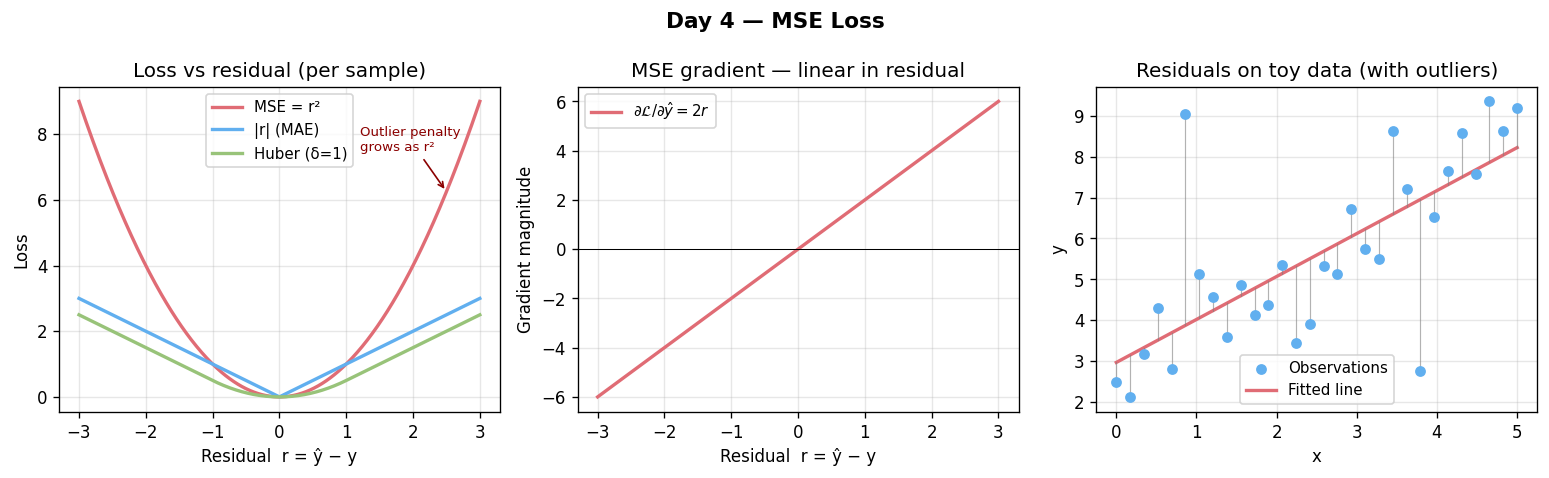

Here is the Python script that generated this plot:
import numpy as np
import matplotlib.pyplot as plt

np.random.seed(42)

residual = np.linspace(-3, 3, 400)
mse_loss = residual ** 2
mae_loss = np.abs(residual)
huber    = np.where(np.abs(residual) <= 1, 0.5 * residual**2, np.abs(residual) - 0.5)

# Simulated 1-D regression data
x_data = np.linspace(0, 5, 30)
y_true = 1.5 * x_data + 2.0
y_obs  = y_true + np.random.normal(0, 1.0, len(x_data))
y_obs[5]  = y_obs[5] + 6   # add an outlier
y_obs[22] = y_obs[22] - 5  # add another

fig, axes = plt.subplots(1, 3, figsize=(13, 4))
fig.suptitle("Day 4 — MSE Loss", fontsize=13, fontweight="bold")

# Panel 1: loss shapes
ax = axes[0]
ax.plot(residual, mse_loss, color="#e06c75", linewidth=2, label="MSE = r²")
ax.plot(residual, mae_loss, color="#61afef", linewidth=2, label="|r| (MAE)")
ax.plot(residual, huber,    color="#98c379", linewidth=2, label="Huber (δ=1)")
ax.set_xlabel("Residual  r = ŷ − y")
ax.set_ylabel("Loss")
ax.set_title("Loss vs residual (per sample)")
ax.legend(fontsize=9); ax.grid(True, alpha=0.3)
ax.annotate("Outlier penalty\ngrows as r²", xy=(2.5, 6.25), xytext=(1.2, 7.5),
            arrowprops=dict(arrowstyle="->", color="darkred"), fontsize=8, color="darkred")

# Panel 2: MSE gradient magnitude
ax = axes[1]
ax.plot(residual, 2 * residual, color="#e06c75", linewidth=2, label=r"$\partial\mathcal{L}/\partial\hat{y} = 2r$")
ax.axhline(0, color="k", linewidth=0.6)
ax.set_xlabel("Residual  r = ŷ − y")
ax.set_ylabel("Gradient magnitude")
ax.set_title("MSE gradient — linear in residual")
ax.legend(fontsize=9); ax.grid(True, alpha=0.3)

# Panel 3: scatter plot with fitted line and residuals
ax = axes[2]
y_pred = np.polyval(np.polyfit(x_data, y_obs, 1), x_data)
ax.scatter(x_data, y_obs, color="#61afef", s=30, zorder=3, label="Observations")
ax.plot(x_data, y_pred, color="#e06c75", linewidth=2, label="Fitted line")
for xi, yo, yp in zip(x_data, y_obs, y_pred):
    ax.plot([xi, xi], [yo, yp], color="grey", linewidth=0.7, alpha=0.6)
ax.set_xlabel("x"); ax.set_ylabel("y")
ax.set_title("Residuals on toy data (with outliers)")
ax.legend(fontsize=9); ax.grid(True, alpha=0.3)

plt.tight_layout()
plt.savefig("graph_DAY_4.png", dpi=120, bbox_inches="tight")
print("graph_DAY_4.png saved")
